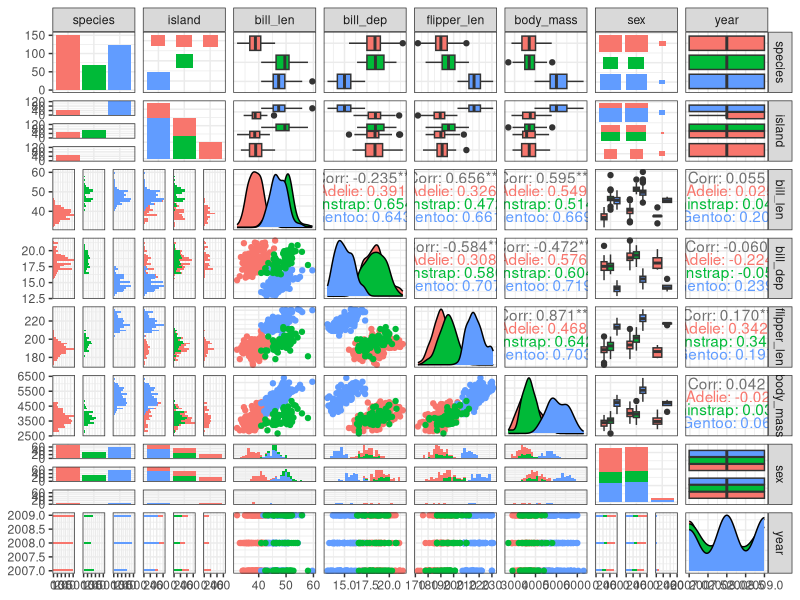

Reproduce this figure in R.
## ---- chunk 1
str(penguins)
## ---- chunk 2
class(penguins)
## ---- chunk 3
#install.packages("GGally")
library(GGally)
ggpairs(penguins, aes(colour = species), progress = FALSE) +
  theme_bw()
